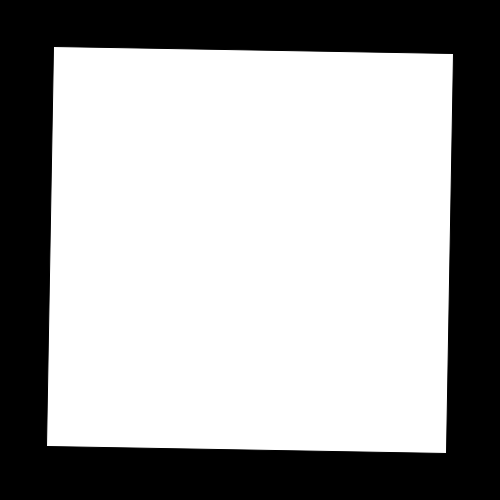
Frame 1 (no input)
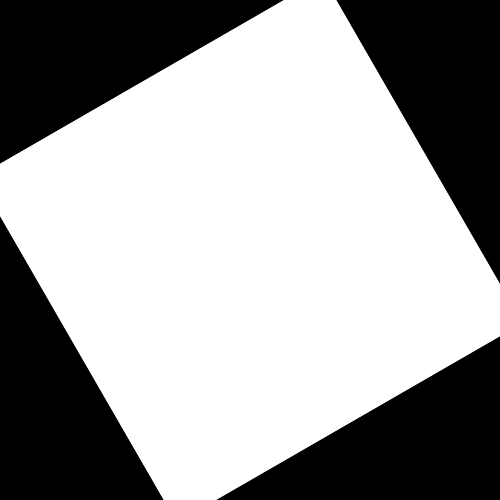
Frame 60 (the mouse pressed at the canvas centre just before this capture)
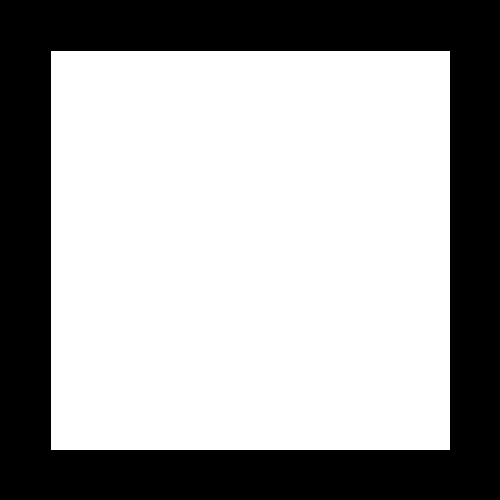
Frame 120 (the mouse held since frame 60 and released just before this capture)

The Processing sketch that drew these frames (run headless with seeded random() and noise(); from frame 60 on, the mouse is pressed at the canvas centre):

// Processing sketch: week06_4
// ── week06_4.pde
//week06_4
void setup() {
  size(500, 500);
}

int now = 0;
int dd = 1;

void draw() {
  background(0);
  translate(250, 250);
  now += dd;
  rotate(radians(now));
  rect(-200, -200, 400, 400);
}

void mousePressed() {
  if (dd == 1) dd = -1;
  else dd = 1;
}
